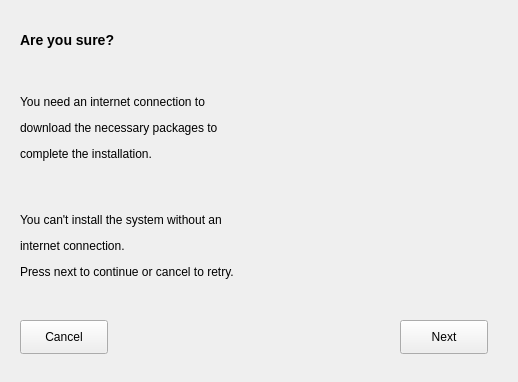
<?xml version="1.0" encoding="UTF-8"?>
<ui version="4.0">
 <class>Dialog</class>
 <widget class="QDialog" name="Dialog">
  <property name="geometry">
   <rect>
    <x>0</x>
    <y>0</y>
    <width>518</width>
    <height>382</height>
   </rect>
  </property>
  <property name="windowTitle">
   <string>Dialog</string>
  </property>
  <widget class="QStackedWidget" name="stackedWidget">
   <property name="geometry">
    <rect>
     <x>0</x>
     <y>10</y>
     <width>511</width>
     <height>371</height>
    </rect>
   </property>
   <property name="currentIndex">
    <number>4</number>
   </property>
   <widget class="QWidget" name="page">
    <widget class="QLabel" name="info">
     <property name="geometry">
      <rect>
       <x>20</x>
       <y>70</y>
       <width>331</width>
       <height>251</height>
      </rect>
     </property>
     <property name="text">
      <string>&lt;html&gt;&lt;head/&gt;&lt;body&gt;&lt;p&gt;Welcome to K-Arch, an Arch-based Linux distribution &lt;/p&gt;&lt;p&gt;featuring KDE Plasma and the CachyOS kernel &lt;/p&gt;&lt;p&gt;for a fast, modern desktop experience. &lt;/p&gt;&lt;p&gt;This installer will guide you through the setup process.&lt;/p&gt;&lt;p&gt;&lt;br/&gt;&lt;/p&gt;&lt;p&gt;K-Arch is currently in beta, &lt;/p&gt;&lt;p&gt;so bugs or incomplete features may be present.&lt;/p&gt;&lt;p&gt;Click Next to begin&lt;/p&gt;&lt;/body&gt;&lt;/html&gt;</string>
     </property>
    </widget>
    <widget class="QPushButton" name="nextButton">
     <property name="geometry">
      <rect>
       <x>400</x>
       <y>310</y>
       <width>88</width>
       <height>34</height>
      </rect>
     </property>
     <property name="styleSheet">
      <string notr="true">QPushButton {
    background-color: #1793D1;
    color: white;
    border-radius: 6px;
    padding: 8px;
    font-size: 14px;
}
QPushButton:hover {
    background-color: #1fa3e6;
}

QWidget {
    background-color: #121212;
    color: #e0e0e0;
}

</string>
     </property>
     <property name="text">
      <string>Next</string>
     </property>
    </widget>
    <widget class="QLabel" name="label">
     <property name="geometry">
      <rect>
       <x>20</x>
       <y>20</y>
       <width>261</width>
       <height>21</height>
      </rect>
     </property>
     <property name="text">
      <string>&lt;h3&gt;Welcome to the K-Arch Installer&lt;/h3&gt;</string>
     </property>
    </widget>
   </widget>
   <widget class="QWidget" name="page1">
    <widget class="QPushButton" name="savetime">
     <property name="geometry">
      <rect>
       <x>400</x>
       <y>310</y>
       <width>88</width>
       <height>34</height>
      </rect>
     </property>
     <property name="styleSheet">
      <string notr="true">QPushButton {
    background-color: #1793D1;
    color: white;
    border-radius: 6px;
    padding: 8px;
    font-size: 14px;
}
QPushButton:hover {
    background-color: #1fa3e6;
}

QWidget {
    background-color: #121212;
    color: #e0e0e0;
}

</string>
     </property>
     <property name="text">
      <string>Save</string>
     </property>
    </widget>
    <widget class="QLabel" name="label_4">
     <property name="geometry">
      <rect>
       <x>20</x>
       <y>20</y>
       <width>181</width>
       <height>21</height>
      </rect>
     </property>
     <property name="text">
      <string>&lt;h3&gt;Region and Timezone&lt;h3&gt;</string>
     </property>
    </widget>
    <widget class="KComboBox" name="comboZone">
     <property name="geometry">
      <rect>
       <x>250</x>
       <y>90</y>
       <width>221</width>
       <height>32</height>
      </rect>
     </property>
    </widget>
    <widget class="QLabel" name="label_5">
     <property name="geometry">
      <rect>
       <x>20</x>
       <y>97</y>
       <width>141</width>
       <height>18</height>
      </rect>
     </property>
     <property name="text">
      <string>Select your time zone:</string>
     </property>
    </widget>
    <widget class="QLabel" name="label_6">
     <property name="geometry">
      <rect>
       <x>20</x>
       <y>150</y>
       <width>181</width>
       <height>18</height>
      </rect>
     </property>
     <property name="text">
      <string>Select your keyboard layout:</string>
     </property>
    </widget>
    <widget class="KComboBox" name="comboLayout">
     <property name="geometry">
      <rect>
       <x>250</x>
       <y>143</y>
       <width>221</width>
       <height>32</height>
      </rect>
     </property>
    </widget>
    <widget class="QLabel" name="label_7">
     <property name="geometry">
      <rect>
       <x>20</x>
       <y>210</y>
       <width>451</width>
       <height>81</height>
      </rect>
     </property>
     <property name="text">
      <string>&lt;p&gt;
  You can change either option at any time. The keyboard layout will&lt;br&gt;
  be applied immediately in the console; however, using it in a&lt;br&gt;
  desktop environment requires a reboot.&lt;br&gt;
  Select the list and type to filter the results.
&lt;/p&gt;
</string>
     </property>
    </widget>
   </widget>
   <widget class="QWidget" name="page2">
    <widget class="QComboBox" name="comboDisk">
     <property name="geometry">
      <rect>
       <x>20</x>
       <y>170</y>
       <width>361</width>
       <height>41</height>
      </rect>
     </property>
    </widget>
    <widget class="QPushButton" name="savedisks">
     <property name="geometry">
      <rect>
       <x>400</x>
       <y>310</y>
       <width>88</width>
       <height>34</height>
      </rect>
     </property>
     <property name="styleSheet">
      <string notr="true">QPushButton {
    background-color: #1793D1;
    color: white;
    border-radius: 6px;
    padding: 8px;
    font-size: 14px;
}
QPushButton:hover {
    background-color: #1fa3e6;
}

QWidget {
    background-color: #121212;
    color: #e0e0e0;
}

</string>
     </property>
     <property name="text">
      <string>Save</string>
     </property>
    </widget>
    <widget class="QLabel" name="info2">
     <property name="geometry">
      <rect>
       <x>20</x>
       <y>50</y>
       <width>441</width>
       <height>111</height>
      </rect>
     </property>
     <property name="text">
      <string>

&lt;p&gt;
Select the disk that will be used for installation.
&lt;/p&gt;

&lt;p&gt;
All existing data on the selected disk may be erased during partitioning.
&lt;/p&gt;

&lt;p&gt;
Make sure you choose the correct device before continuing.
&lt;/p&gt;
</string>
     </property>
     <property name="textFormat">
      <enum>Qt::TextFormat::RichText</enum>
     </property>
    </widget>
    <widget class="QLabel" name="label_3">
     <property name="geometry">
      <rect>
       <x>20</x>
       <y>20</y>
       <width>121</width>
       <height>21</height>
      </rect>
     </property>
     <property name="text">
      <string>&lt;h3&gt;Disk Selection&lt;h3&gt;</string>
     </property>
    </widget>
    <widget class="QCheckBox" name="swapCheck">
     <property name="geometry">
      <rect>
       <x>20</x>
       <y>305</y>
       <width>231</width>
       <height>22</height>
      </rect>
     </property>
     <property name="text">
      <string>Create swap partition?           Size:</string>
     </property>
    </widget>
    <widget class="QSpinBox" name="spinRoot">
     <property name="geometry">
      <rect>
       <x>262</x>
       <y>240</y>
       <width>101</width>
       <height>32</height>
      </rect>
     </property>
     <property name="suffix">
      <string> MiB</string>
     </property>
     <property name="minimum">
      <number>10000</number>
     </property>
     <property name="maximum">
      <number>2000000</number>
     </property>
    </widget>
    <widget class="QSpinBox" name="spinSwap">
     <property name="geometry">
      <rect>
       <x>262</x>
       <y>300</y>
       <width>101</width>
       <height>32</height>
      </rect>
     </property>
     <property name="suffix">
      <string> MiB</string>
     </property>
     <property name="minimum">
      <number>1000</number>
     </property>
     <property name="maximum">
      <number>1000000</number>
     </property>
     <property name="value">
      <number>2048</number>
     </property>
    </widget>
    <widget class="QLabel" name="label_2">
     <property name="geometry">
      <rect>
       <x>39</x>
       <y>246</y>
       <width>181</width>
       <height>18</height>
      </rect>
     </property>
     <property name="text">
      <string>Define size of root partition:</string>
     </property>
    </widget>
   </widget>
   <widget class="QWidget" name="page3">
    <widget class="QLabel" name="label_8">
     <property name="geometry">
      <rect>
       <x>20</x>
       <y>20</y>
       <width>191</width>
       <height>21</height>
      </rect>
     </property>
     <property name="text">
      <string>&lt;h3&gt;Network Configuration&lt;h3&gt;</string>
     </property>
    </widget>
    <widget class="QLabel" name="labelStatusWifi">
     <property name="geometry">
      <rect>
       <x>410</x>
       <y>78</y>
       <width>101</width>
       <height>16</height>
      </rect>
     </property>
     <property name="text">
      <string>Not Connected</string>
     </property>
    </widget>
    <widget class="QListWidget" name="wifiList">
     <property name="geometry">
      <rect>
       <x>125</x>
       <y>70</y>
       <width>271</width>
       <height>192</height>
      </rect>
     </property>
     <property name="styleSheet">
      <string notr="true">/* Wi-Fi list */
QListWidget {
    background-color: #16181d;
    border: 1px solid #2b2f38;
    border-radius: 4px;
    padding: 4px;
    outline: 0;
}

/* List items */
QListWidget::item {
    padding: 8px 10px;
    margin: 2px;
    border-radius: 4px;
}

/* Hover */
QListWidget::item:hover {
    background-color: #232834;
}

/* Selected item */
QListWidget::item:selected {
    background-color: #1793d1;   /* Arch blue */
    color: #ffffff;
}

/* Selected but inactive (important for focus changes) */
QListWidget::item:selected:!active {
    background-color: #2b5f87;
    color: #ffffff;
}

/* Disabled list */
QListWidget:disabled {
    background-color: #111318;
    color: #777777;
}
</string>
     </property>
    </widget>
    <widget class="QPushButton" name="refreshn">
     <property name="geometry">
      <rect>
       <x>410</x>
       <y>100</y>
       <width>88</width>
       <height>34</height>
      </rect>
     </property>
     <property name="text">
      <string>Refresh</string>
     </property>
    </widget>
    <widget class="QLineEdit" name="passwordWifi">
     <property name="enabled">
      <bool>false</bool>
     </property>
     <property name="geometry">
      <rect>
       <x>125</x>
       <y>270</y>
       <width>271</width>
       <height>32</height>
      </rect>
     </property>
     <property name="echoMode">
      <enum>QLineEdit::EchoMode::Password</enum>
     </property>
    </widget>
    <widget class="QLabel" name="label_9">
     <property name="geometry">
      <rect>
       <x>22</x>
       <y>278</y>
       <width>71</width>
       <height>18</height>
      </rect>
     </property>
     <property name="text">
      <string>Password:</string>
     </property>
    </widget>
    <widget class="QPushButton" name="connect_button">
     <property name="geometry">
      <rect>
       <x>410</x>
       <y>140</y>
       <width>88</width>
       <height>34</height>
      </rect>
     </property>
     <property name="text">
      <string>Connect</string>
     </property>
    </widget>
    <widget class="QCheckBox" name="ethernetCheck">
     <property name="geometry">
      <rect>
       <x>20</x>
       <y>320</y>
       <width>121</width>
       <height>22</height>
      </rect>
     </property>
     <property name="text">
      <string>Use Ethernet</string>
     </property>
    </widget>
    <widget class="QPushButton" name="nextInternet">
     <property name="geometry">
      <rect>
       <x>400</x>
       <y>310</y>
       <width>88</width>
       <height>34</height>
      </rect>
     </property>
     <property name="text">
      <string>Next</string>
     </property>
    </widget>
   </widget>
   <widget class="QWidget" name="page4">
    <widget class="QLabel" name="label_10">
     <property name="geometry">
      <rect>
       <x>20</x>
       <y>20</y>
       <width>111</width>
       <height>21</height>
      </rect>
     </property>
     <property name="text">
      <string>&lt;h3&gt;Are you sure?&lt;/h3&gt;
</string>
     </property>
    </widget>
    <widget class="QLabel" name="label_12">
     <property name="geometry">
      <rect>
       <x>20</x>
       <y>67</y>
       <width>331</width>
       <height>261</height>
      </rect>
     </property>
     <property name="text">
      <string>&lt;html&gt;&lt;head/&gt;&lt;body&gt;&lt;p&gt;You need an internet connection to&lt;/p&gt;&lt;p&gt;download the necessary packages to &lt;/p&gt;&lt;p&gt;complete the installation.&lt;/p&gt;&lt;p&gt;&lt;br/&gt;&lt;/p&gt;&lt;p&gt;You can't install the system without an &lt;/p&gt;&lt;p&gt;internet connection.&lt;/p&gt;&lt;p&gt;Press next to continue or cancel to retry.&lt;/p&gt;&lt;p&gt;&lt;br/&gt;&lt;/p&gt;&lt;/body&gt;&lt;/html&gt;</string>
     </property>
    </widget>
    <widget class="QPushButton" name="cancelInternet">
     <property name="geometry">
      <rect>
       <x>20</x>
       <y>310</y>
       <width>88</width>
       <height>34</height>
      </rect>
     </property>
     <property name="text">
      <string>Cancel</string>
     </property>
    </widget>
    <widget class="QPushButton" name="next4">
     <property name="geometry">
      <rect>
       <x>400</x>
       <y>310</y>
       <width>88</width>
       <height>34</height>
      </rect>
     </property>
     <property name="text">
      <string>Next</string>
     </property>
    </widget>
   </widget>
   <widget class="QWidget" name="page5">
    <widget class="QLabel" name="label_11">
     <property name="geometry">
      <rect>
       <x>70</x>
       <y>40</y>
       <width>58</width>
       <height>18</height>
      </rect>
     </property>
     <property name="text">
      <string>drivers</string>
     </property>
    </widget>
   </widget>
  </widget>
 </widget>
 <customwidgets>
  <customwidget>
   <class>KComboBox</class>
   <extends>QComboBox</extends>
   <header>kcombobox.h</header>
  </customwidget>
 </customwidgets>
 <resources/>
 <connections/>
</ui>
